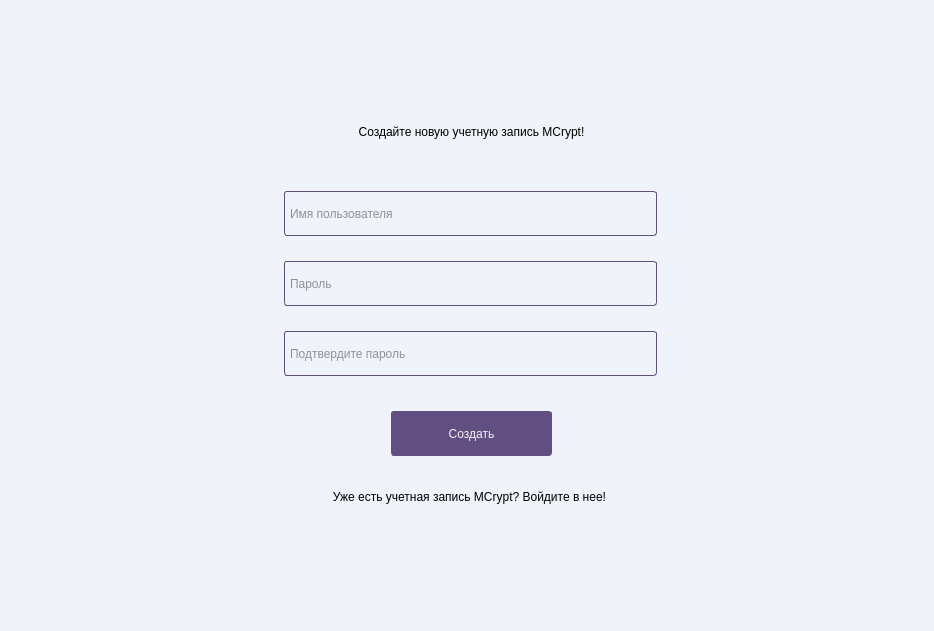
<?xml version="1.0" encoding="UTF-8"?>
<ui version="4.0">
 <class>account_form</class>
 <widget class="QWidget" name="account_form">
  <property name="geometry">
   <rect>
    <x>0</x>
    <y>0</y>
    <width>934</width>
    <height>631</height>
   </rect>
  </property>
  <property name="windowTitle">
   <string>MCrypt</string>
  </property>
  <property name="styleSheet">
   <string notr="true">QWidget {
	background-color: rgb(240, 243, 249);
}</string>
  </property>
  <layout class="QHBoxLayout" name="horizontalLayout">
   <item>
    <widget class="QStackedWidget" name="account_wgt">
     <property name="currentIndex">
      <number>0</number>
     </property>
     <widget class="QWidget" name="page_5">
      <widget class="QLabel" name="label_3">
       <property name="geometry">
        <rect>
         <x>305</x>
         <y>110</y>
         <width>311</width>
         <height>21</height>
        </rect>
       </property>
       <property name="styleSheet">
        <string notr="true"/>
       </property>
       <property name="text">
        <string>Создайте новую учетную запись MCrypt!</string>
       </property>
       <property name="alignment">
        <set>Qt::AlignCenter</set>
       </property>
      </widget>
      <widget class="QLineEdit" name="registration_username_txt">
       <property name="geometry">
        <rect>
         <x>255</x>
         <y>180</y>
         <width>391</width>
         <height>45</height>
        </rect>
       </property>
       <property name="minimumSize">
        <size>
         <width>0</width>
         <height>45</height>
        </size>
       </property>
       <property name="styleSheet">
        <string notr="true">QLineEdit {
	border: 1px solid rgb(98, 79, 130);
	border-radius: 3px;
	margin: 0 0 0 18px;
	padding: 0 3px;
	color: rgb(48, 47, 47);
}

QLineEdit:focus {
	border: 1px solid rgb(98, 79, 130);
	background-color: rgb(98, 79, 130);
	color: rgb(240, 243, 249);
}</string>
       </property>
       <property name="placeholderText">
        <string>Имя пользователя</string>
       </property>
       <property name="clearButtonEnabled">
        <bool>true</bool>
       </property>
      </widget>
      <widget class="QLineEdit" name="registration_password_txt">
       <property name="geometry">
        <rect>
         <x>255</x>
         <y>250</y>
         <width>391</width>
         <height>45</height>
        </rect>
       </property>
       <property name="minimumSize">
        <size>
         <width>0</width>
         <height>45</height>
        </size>
       </property>
       <property name="styleSheet">
        <string notr="true">QLineEdit {
	border: 1px solid rgb(98, 79, 130);
	border-radius: 3px;
	margin: 0 0 0 18px;
	padding: 0 3px;
	color: rgb(48, 47, 47);
}

QLineEdit:focus {
	border: 1px solid rgb(98, 79, 130);
	background-color: rgb(98, 79, 130);
	color: rgb(240, 243, 249);
}</string>
       </property>
       <property name="placeholderText">
        <string>Пароль</string>
       </property>
       <property name="clearButtonEnabled">
        <bool>true</bool>
       </property>
      </widget>
      <widget class="QLineEdit" name="registration_confirm_password_txt">
       <property name="geometry">
        <rect>
         <x>255</x>
         <y>320</y>
         <width>391</width>
         <height>45</height>
        </rect>
       </property>
       <property name="minimumSize">
        <size>
         <width>0</width>
         <height>45</height>
        </size>
       </property>
       <property name="styleSheet">
        <string notr="true">QLineEdit {
	border: 1px solid rgb(98, 79, 130);
	border-radius: 3px;
	margin: 0 0 0 18px;
	padding: 0 3px;
	color: rgb(48, 47, 47);
}

QLineEdit:focus {
	border: 1px solid rgb(98, 79, 130);
	background-color: rgb(98, 79, 130);
	color: rgb(240, 243, 249);
}</string>
       </property>
       <property name="placeholderText">
        <string>Подтвердите пароль</string>
       </property>
       <property name="clearButtonEnabled">
        <bool>true</bool>
       </property>
      </widget>
      <widget class="QPushButton" name="btn_registration">
       <property name="geometry">
        <rect>
         <x>380</x>
         <y>400</y>
         <width>161</width>
         <height>45</height>
        </rect>
       </property>
       <property name="styleSheet">
        <string notr="true">QPushButton {
	border: 1px solid rgb(98, 79, 130);
	border-radius: 3px;
	background-color: rgb(98, 79, 130);
	color: rgb(240, 243, 249);
}

QPushButton:hover {
	border: 1px solid rgb(159, 115, 171);
	background-color: rgb(159, 115, 171);
}</string>
       </property>
       <property name="text">
        <string>Создать</string>
       </property>
      </widget>
      <widget class="QPushButton" name="btn_login_page">
       <property name="geometry">
        <rect>
         <x>273</x>
         <y>470</y>
         <width>371</width>
         <height>31</height>
        </rect>
       </property>
       <property name="styleSheet">
        <string notr="true">QPushButton {
	border: none;
	border-radius: 3px;
}

QPushButton:hover {
	background-color: rgba(98, 79, 130, 50);
}</string>
       </property>
       <property name="text">
        <string>Уже есть учетная запись MCrypt? Войдите в нее!</string>
       </property>
      </widget>
     </widget>
     <widget class="QWidget" name="page_6">
      <widget class="QLabel" name="label_4">
       <property name="geometry">
        <rect>
         <x>305</x>
         <y>110</y>
         <width>311</width>
         <height>21</height>
        </rect>
       </property>
       <property name="styleSheet">
        <string notr="true"/>
       </property>
       <property name="text">
        <string>Войдите в учетную запись MCrypt!</string>
       </property>
       <property name="alignment">
        <set>Qt::AlignCenter</set>
       </property>
      </widget>
      <widget class="QPushButton" name="btn_login">
       <property name="geometry">
        <rect>
         <x>380</x>
         <y>330</y>
         <width>161</width>
         <height>45</height>
        </rect>
       </property>
       <property name="styleSheet">
        <string notr="true">QPushButton {
	border: 1px solid rgb(98, 79, 130);
	border-radius: 3px;
	background-color: rgb(98, 79, 130);
	color: rgb(240, 243, 249);
}

QPushButton:hover {
	border: 1px solid rgb(159, 115, 171);
	background-color: rgb(159, 115, 171);
}</string>
       </property>
       <property name="text">
        <string>Войти</string>
       </property>
      </widget>
      <widget class="QPushButton" name="btn_registration_page">
       <property name="geometry">
        <rect>
         <x>273</x>
         <y>400</y>
         <width>371</width>
         <height>31</height>
        </rect>
       </property>
       <property name="styleSheet">
        <string notr="true">QPushButton {
	border: none;
	border-radius: 3px;
}

QPushButton:hover {
	background-color: rgba(98, 79, 130, 50);
}</string>
       </property>
       <property name="text">
        <string>Еще нет учетной записи MCrypt? Создайте ее!</string>
       </property>
      </widget>
      <widget class="QLineEdit" name="login_username_txt">
       <property name="geometry">
        <rect>
         <x>255</x>
         <y>180</y>
         <width>391</width>
         <height>45</height>
        </rect>
       </property>
       <property name="minimumSize">
        <size>
         <width>0</width>
         <height>45</height>
        </size>
       </property>
       <property name="styleSheet">
        <string notr="true">QLineEdit {
	border: 1px solid rgb(98, 79, 130);
	border-radius: 3px;
	margin: 0 0 0 18px;
	padding: 0 3px;
	color: rgb(48, 47, 47);
}

QLineEdit:focus {
	border: 1px solid rgb(98, 79, 130);
	background-color: rgb(98, 79, 130);
	color: rgb(240, 243, 249);
}</string>
       </property>
       <property name="placeholderText">
        <string>Имя пользователя</string>
       </property>
       <property name="clearButtonEnabled">
        <bool>true</bool>
       </property>
      </widget>
      <widget class="QLineEdit" name="login_password_txt">
       <property name="geometry">
        <rect>
         <x>255</x>
         <y>250</y>
         <width>391</width>
         <height>45</height>
        </rect>
       </property>
       <property name="minimumSize">
        <size>
         <width>0</width>
         <height>45</height>
        </size>
       </property>
       <property name="styleSheet">
        <string notr="true">QLineEdit {
	border: 1px solid rgb(98, 79, 130);
	border-radius: 3px;
	margin: 0 0 0 18px;
	padding: 0 3px;
	color: rgb(48, 47, 47);
}

QLineEdit:focus {
	border: 1px solid rgb(98, 79, 130);
	background-color: rgb(98, 79, 130);
	color: rgb(240, 243, 249);
}</string>
       </property>
       <property name="placeholderText">
        <string>Пароль</string>
       </property>
       <property name="clearButtonEnabled">
        <bool>true</bool>
       </property>
      </widget>
     </widget>
    </widget>
   </item>
  </layout>
 </widget>
 <resources/>
 <connections/>
</ui>
